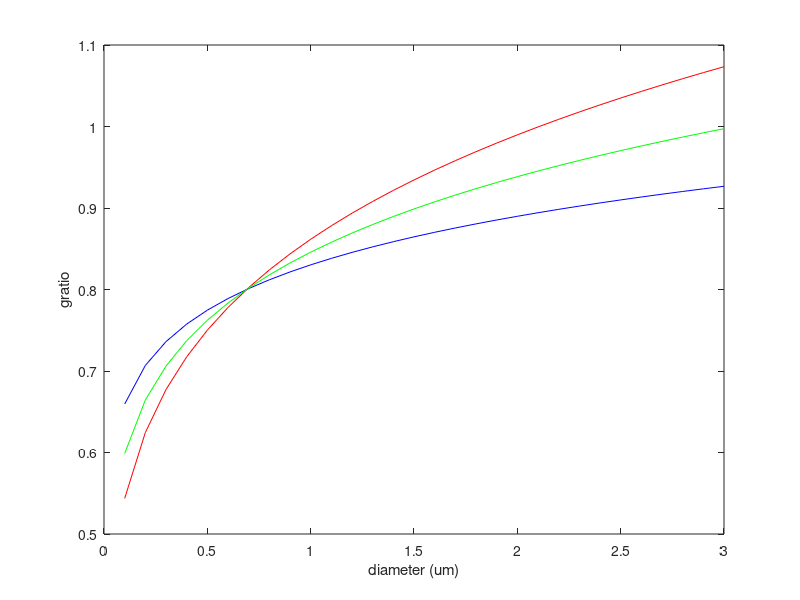
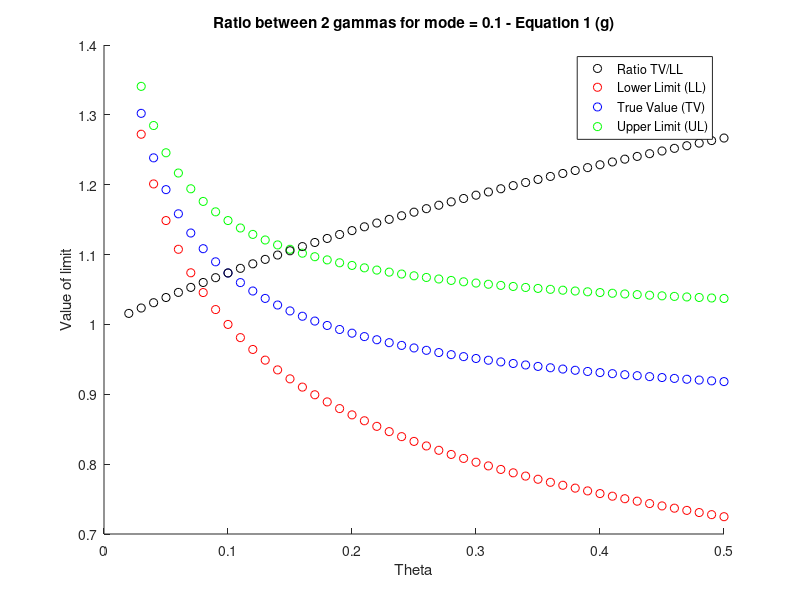
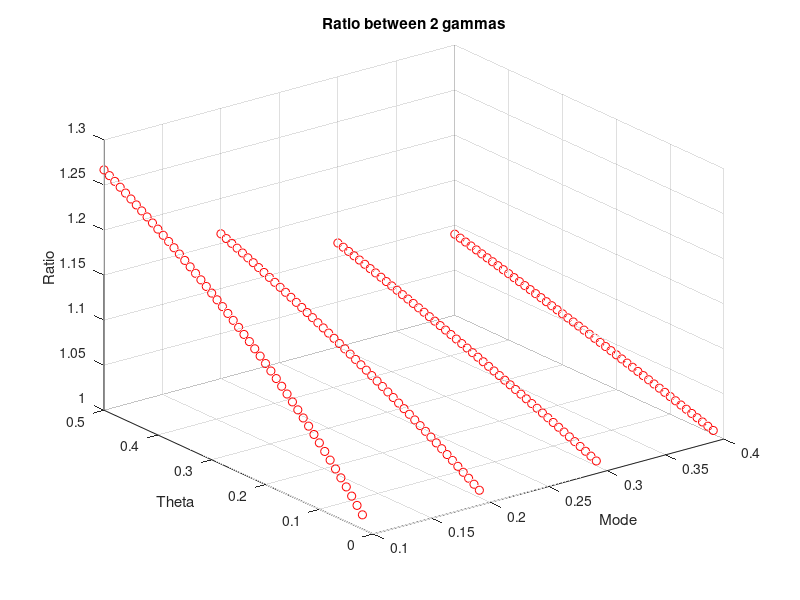

Write the MATLAB code that produced these figures, in order. (Note: this script raises an error after producing the figures.)
%% Find alpha and beta

d = 0.1:0.1:3;

figure()
alpha   = 0.2;
beta    = 0.8/((0.69)^alpha);
g = beta*(d).^alpha;
plot(d,g,'r')
hold on
alpha   = 0.1;
beta    = 0.8/((0.69)^alpha);
g = beta*(d).^alpha;
plot(d,g,'b')
alpha   = 0.15;
beta    = 0.8/((0.69)^alpha);
g = beta*(d).^alpha;
plot(d,g,'g')

xlabel('diameter (um)')
ylabel('gratio')

alpha=0.1;
beta=0.7;

%% Find Constant A
mode=0.1;
R = [];
figure()
for theta=0.02:0.01:0.5
    LL      = (mode/theta)^(2*alpha);
    UL      = (mode/theta + 1)^(2*alpha);
    TV      = gamma(mode/theta+1)/gamma(mode/theta+1-2*alpha);
 
    ratio1   = TV/LL;
    R = [R; ratio1];
    
    scatter(theta,LL,'r')
    scatter(theta,TV,'b')
    scatter(theta,UL,'g')
    scatter(theta,ratio1,'k')

    hold on
end

ratio1 = mean(R);
xlabel('Theta')
ylabel('Value of limit')
title(sprintf('Ratio between 2 gammas for mode = %.1f - Equation 1 (g)',mode))
legend('Ratio TV/LL','Lower Limit (LL)','True Value (TV)','Upper Limit (UL)')

%% Find Constant A (chaging mode and theta)

R =[];

figure()
for mode=0.1:0.1:0.4
for theta=0.02:0.01:0.5
    LL      = (mode/theta)^(2*alpha);
    UL      = (mode/theta + 1)^(2*alpha);
    TV      = gamma(mode/theta+1)/gamma(mode/theta+1-2*alpha);
 
    ratio1   = TV/LL;
    R = [R; ratio1];
    
    scatter3(mode,theta,ratio1,'r')
    hold on
end
end 

ratio1 = mean(R);
xlabel('Mode')
ylabel('Theta')
zlabel('Ratio')
title('Ratio between 2 gammas')

%%

alpha = 0.1;
A = 1.02;
lgn = cell(12,1);
k = 1;

figure()
for A=0.98:0.02:1.2
syms mode theta
eq1 = (mode/theta)^(2*alpha)*A  == gamma(mode/theta+1)/gamma(mode/theta+1-2*alpha);
symvar(eq1);
fimplicit(eq1);
hold on
lgn{k} = strcat('Bias=',num2str(A));
k = k+1;
end

xlim([0 1])
ylim([0 1])
xlabel('M')
ylabel('theta')
legend(lgn)

%% Find Constant C
mode=0.1;
R = [];
figure()
for theta=0.02:0.01:0.5
    UL      = (mode/theta)^(-alpha);
    LL      = (mode/theta + 1)^(-alpha);
    TV      = gamma(mode/theta+1-alpha)/gamma(mode/theta+1);

    ratio2   = TV/UL;
    R = [R ratio2];
    
    scatter(theta,LL,'r')
    scatter(theta,TV,'b')
    scatter(theta,UL,'g')
    scatter(theta,ratio2,'k')

    hold on
end

ratio2 = mean(R);
xlabel('Theta')
ylabel('Value of limit')
title(sprintf('Ratio between 2 gammas for mode = %.1f - Equation 2 (v)',mode))
legend('Ratio TV/LL','Lower Limit (LL)','True Value (TV)','Upper Limit (UL)')
